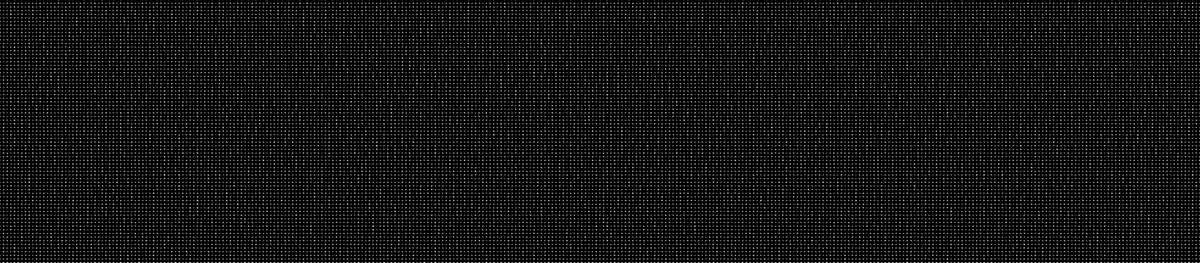
Frame 1 (no input)
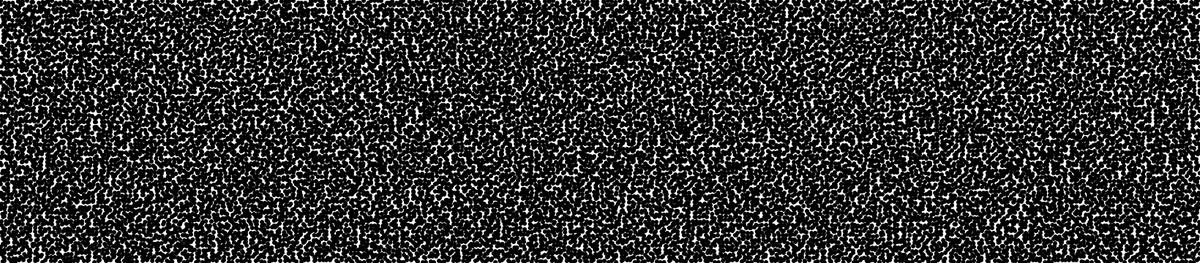
Frame 60 (the mouse pressed at the canvas centre just before this capture)
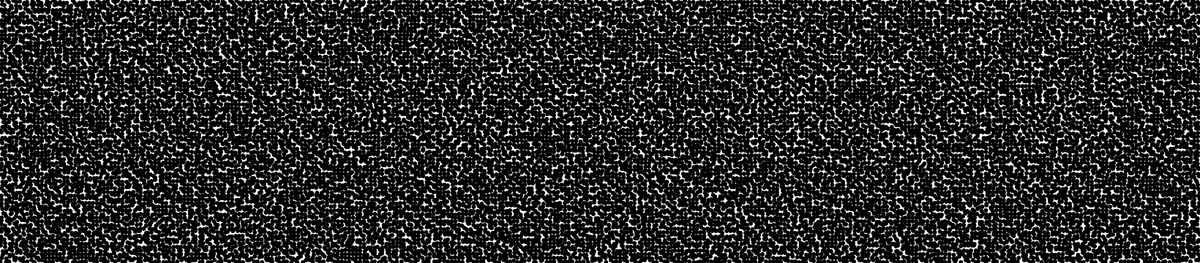
Frame 120 (the mouse held since frame 60 and released just before this capture)

The Processing sketch that drew these frames (run headless with seeded random() and noise(); from frame 60 on, the mouse is pressed at the canvas centre):

// Processing sketch: processing_170086
// ── processing_170086.pde

int unit = 5;
int count;
Module[] mods;

void setup() {
  size(1640, 360);
  noStroke();
  int wideCount = width / unit;
  int highCount = height / unit;
  count = wideCount * highCount;
  mods = new Module[count];

  int index = 0;
  for (int y = 0; y < highCount; y++) {
    for (int x = 0; x < wideCount; x++) {
      mods[index++] = new Module(x*unit, y*unit, unit/2, unit/2, random(0.05, 0.8), unit);
    }
  }
}

void draw() {
  background(255);
  for (int i = 0; i < count; i++) {
    mods[i].update();
    mods[i].draw();
  }
}




class Module {
  int xOffset;
  int yOffset;
  float x, y;
  int unit;
  int xDirection = 1;
  int yDirection = 1;
  float speed; 
  
  // Contructor
  Module(int xOffsetTemp, int yOffsetTemp, int xTemp, int yTemp, float speedTemp, int tempUnit) {
    xOffset = xOffsetTemp;
    yOffset = yOffsetTemp;
    x = xTemp;
    y = yTemp;
    speed = speedTemp;
    unit = tempUnit;
  }
  
  // Custom method for updating the variables
  void update() {
    x = x + (speed * xDirection);
    if (x >= unit || x <= 0) {
      xDirection *= -1;
      x = x + (1 * xDirection);
      y = y + (1 * yDirection);
    }
    if (y >= unit || y <= 0) {
      yDirection *= -1;
      y = y + (1 * yDirection);
    }
  }
  
  // Custom method for drawing the object
  void draw() {
    fill(0);
    ellipse(xOffset + x, yOffset + y, 6, 6);
  }
}
